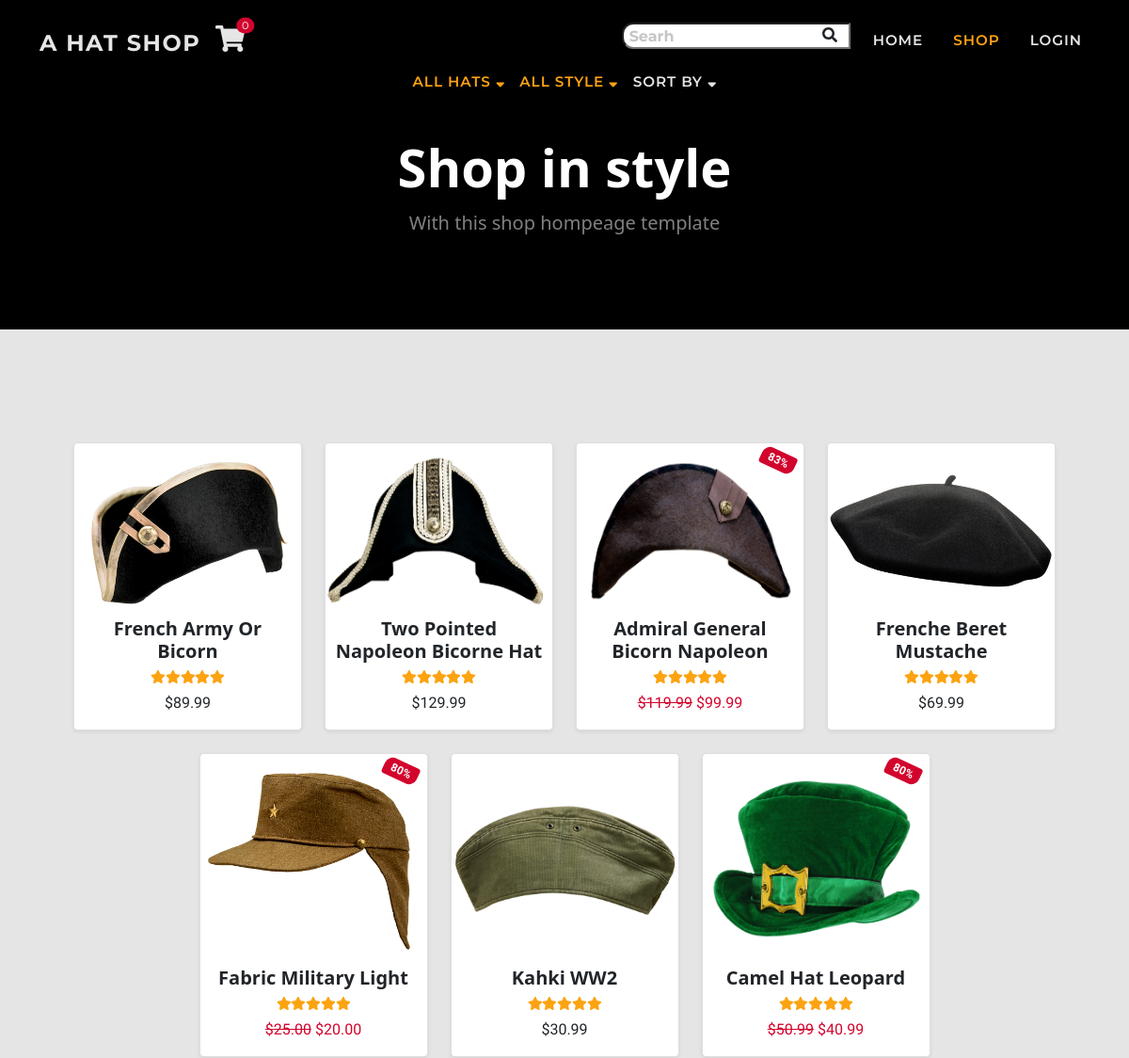
/shop/ (upper part), run on an earlier commit of the app's database.
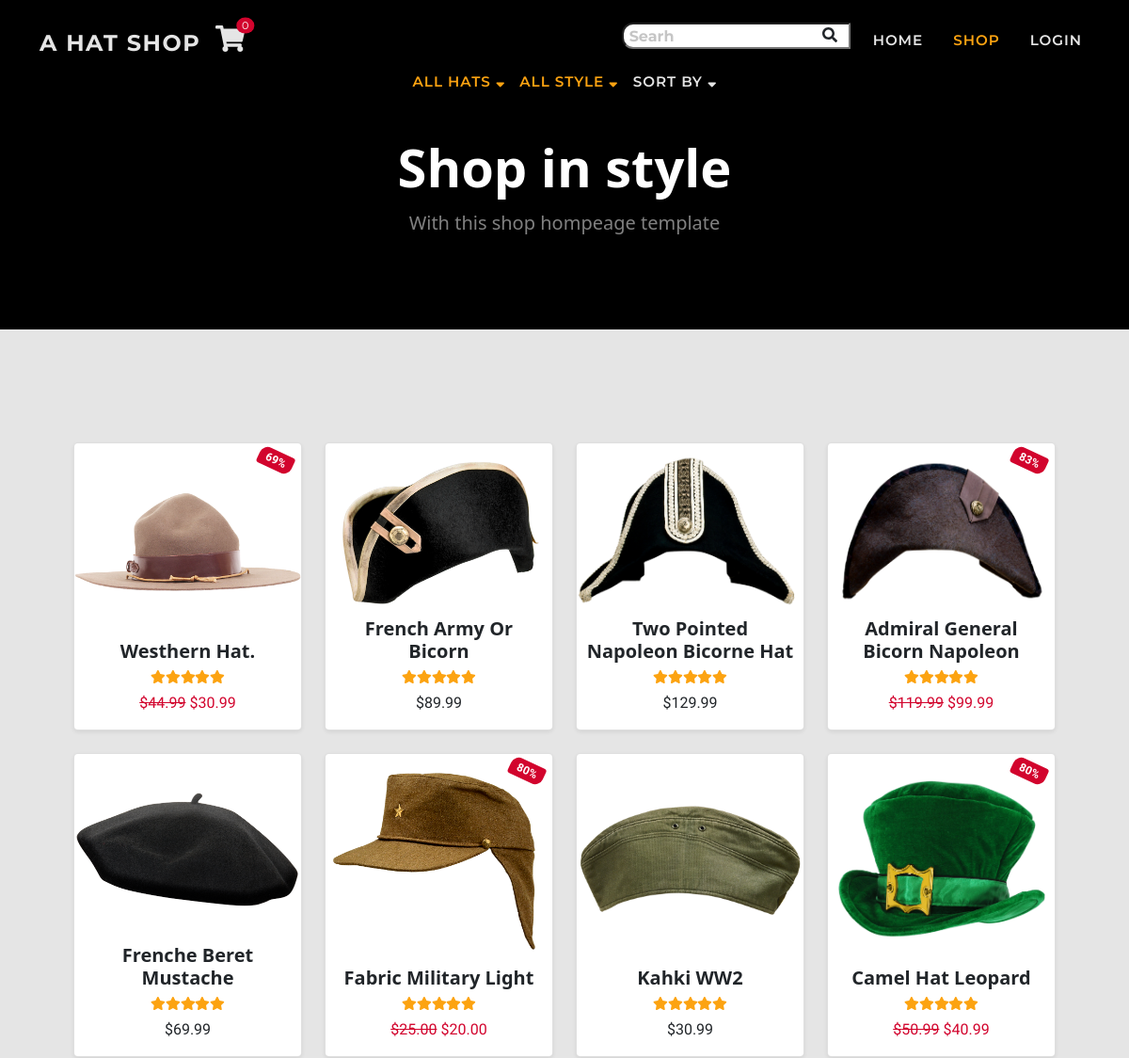
And on a later commit of the database.
### shop/models.py (models this page shows, shortened)
class Product(models.Model):
    sku = models.CharField(max_length=60)
    category = models.ForeignKey(
        'Category', null=True, blank=True,
        on_delete=models.SET_NULL)
    style = models.CharField(max_length=60)
    color = models.CharField(max_length=60)
    name = models.CharField(max_length=60)
    description = models.TextField(max_length=250)
    price = models.DecimalField(
        max_digits=6, decimal_places=2)
    image = models.ImageField(null=True, blank=True)
    sale = models.BooleanField(default=False)
    sale_price = models.DecimalField(
        max_digits=6, decimal_places=2,
        null=True, blank=True)
    item_count = models.IntegerField(
        blank=False, null=False, default=0)

### shop/views.py (the view, shortened to what this page needs)
# urls.py: path('shop/', include('shop.urls')),
def shop(request):
    products = Product.objects.all().order_by('-id')
    style_list = Product.objects.values('style').distinct()
    categories = Category.objects.all()
    category = 'all'
    sort_name = None
    sortkey = None
    style = 'all'
    query = 'None'
    shop = True
    context = {
        'style_list': style_list,
        'categories': categories,
        'sort_name': sort_name,
        'products': products,
        'sortkey': sortkey,
        'cat': category,
        'style': style,
        'shop': shop,
    }
    return render(request, 'shop/shop.html', context)

### cart/contexts.py (called while the page is built, shortened)
def cart_contents(request):
    cart_items = []
    total = 0
    item_count = 0
    cart = request.session.get('cart', {})
    if total < 50:
        delivery = total * Decimal(10 / 100)
        free_deivery = 50 * total
    else:
        delivery = 0
        free_deivery = 0
    grand_total = delivery + total
    context = {
        'cart_items': cart_items,
        'total': total,
        'item_count': item_count,
        'delivery': delivery,
        'free_deivery': free_deivery,
        'deivery_treshold': 10,
        'grand_total': grand_total,
    }
    return context

### shop/templates/shop/shop.html (shortened to what this page needs)
{% extends 'base.html' %}
{% load static %}
{% load thumbnail %}
{% block extr_nav %}
<li class="nav-item dropdown">
    <form class="form" method="GET" action="{% url 'shop' %}">
        <div class="input-group input-group-sm mb-3">
            <input type="text" class="search py-0" name="search" placeholder="Searh" aria-label="Search store">
            <div class="input-group-append">
                <button class="btn search-btn py-0" type="submit"><i class="fas fa-search"></i></button>
            </div>
        </div>
    </form>
</li>
{% endblock %}
{% block extr_nav_lg %}
<div class=" d-none d-md-block">
    <ul class="navbar-nav p-0 text-uppercase ms-auto py-lg-0">
        {% include 'includes/shop_nav.html' %}
    </ul>
</div>
{% endblock %}
{% block page_header %}
<header class="bg-black py-5">
    <div class="container px-4 px-lg-5 pt-5 my-5">
        <div class="text-center">
            <h1 class="display-4 text-white fw-bolder">Shop in style</h1>
            <p class="lead fw-normal text-white-50 mb-0">With this shop hompeage template</p>
        </div>
    </div>
</header>
{% endblock %}
{% block content %}
<section class="page-section">
    <div class="container mt-2 mt-sm-4 px-2 px-sm-4 px-lg-5">
        <div class="row gx-2 gx-sm-4 row-cols-2 row-cols-md-3 row-cols-xl-4 justify-content-center">
            {% for item in products %}
            <div class="col mb-2 mb-sm-4">
                <div class="card shadow-sm rounded-3 pt-2 justify-content-end h-100">
                    {% if item.sale %}
                    <div class="badge bg-danger text-white position-absolute numbers-font" style="top: 0.5rem; right: 0.5rem">
                        {% widthratio item.sale_price item.price 100 %}%
                    </div>
                    {% endif %}
                        <div class="h-100 d-flex align-items-center">
                            {% thumbnail item.image "250" as im %}
                            <img class="card-img-top" src="{{ im.url }}" alt="..." />
                            {% endthumbnail %}
                        </div>
                    <a class="card-img-overlay" href="{% url 'shop_item' item.id %}">
                    </a>
                    <div class="card-body p-2">
                        <div class="text-center align-items-end">
                            <h5 class="fw-bolder text-capitalize">{{ item.name }}</h5>
                            <a class="h-100 my-auto" href="{% url 'shop_item' item.id %}">
                            <div class="d-flex justify-content-center small text-warning mb-2">
                                <span class="fa fa-star checked"></span>
                                <span class="fa fa-star checked"></span>
                                <span class="fa fa-star checked"></span>
                                <span class="fa fa-star"></span>
                                <span class="fa fa-star"></span>
                            </div>
                        </a>
                            {% if item.sale %}
                            <span class="text-decoration-line-through text-danger numbers-font">${{ item.price }}</span>
                            <span class="text-danger numbers-font">${{ item.sale_price }} </span>
                            {% else %}
                            <span class="numbers-font">${{ item.price }} </span>
                            {% endif %}
                        </div>
                    </div>
                    <div class="card-footer pt-0 border-top-0 bg-transparent justify-self-end">
                    </div>
                </div>
            </div>
            {% endfor %}
        </div>
    </div>
</section>
{% endblock %}

### templates/base.html (shortened to what this page needs)
<!doctype html>
<html lang="en">
<head>
    {% load static %}
    {% block corecss %}
    <link rel="stylesheet" href="https://cdn.jsdelivr.net/npm/bootstrap@5.1.3/dist/css/bootstrap.min.css"
>
    <link href="{% static 'css/base.css' %}" rel="stylesheet" />
    {% endblock %}
</head>
<body>
    <nav class="navbar navbar-expand-md fixed-top flex-column" id="mainNav">
        <div class="container">
            <div><a class="navbar-brand" href="{% url 'home' %}">A hat Shop</a></div>
            <div class="nav-item ">
                <a class="position-relative cart" href="{% url 'cart' %}">
                    <i class="fas h3 fa-shopping-cart">
                    </i>
                    <span
                        class="cart-pill text-white position-absolute top-5 start-98 translate-middle bg-danger rounded-circle">
                        {{ item_count }}
                    </span>
                </a>
            </div>
            <div class="collapse navbar-collapse" id="navbarResponsive">
                <ul class="navbar-nav text-uppercase ms-auto py-1 py-lg-0">
                    {% block extr_nav %}
                    {% endblock %}
                    <li class="nav-item"><a class="nav-link {% if request.get_full_path == '/' %}disabled{% endif %}"
                            href="{% url 'home' %}">home</a></li>
                    <li class="nav-item"><a class="nav-link {% if shop %}disabled{% endif %}"
                            href="{% url 'shop' %}">shop</a></li>
                    {% if request.user.is_authenticated %}
                    {% if request.user.is_superuser %}
                    <li class="nav-item"><a
                            class="nav-link {% if request.get_full_path == '/shop/add/' %}disabled{% endif %}"
                            href="{% url 'add_item' %}">Add Items</a></li>
                    {% endif %}
                    <li class="nav-item"><a
                            class="nav-link {% if request.get_full_path == '/user/' %}disabled{% endif %}"
                            href="{% url 'user' %}">Profile</a></li>
                    <li class="nav-item"><a
                            class="nav-link {% if request.get_full_path == '/accounts/logout/' %}disabled{% endif %}"
                            href="{% url 'account_logout' %}">Logout</a></li>
                    {% else %}
                    <li class="nav-item"><a
                            class="nav-link {% if request.get_full_path == '/accounts/login/' %}disabled{% endif %}"
                            href="{% url 'account_login' %}">Login</a></li>
                    {% endif %}
                </ul>
            </div>
        </div>
        {% block extr_nav_lg %}
        {% endblock %}
    </nav>
    {% block page_header %}
    {% endblock %}
    {% block content %}
    {% endblock %}
</body>
</html>

### templates/includes/shop_nav.html (shortened to what this page needs)
<li class="nav-item py-2 dropdown">
        <div class="drop-link dropdown orange" href="#" id="cat" role="button"
                data-bs-toggle="dropdown" aria-expanded="false">
                {% if cat and cat != 'None' %}{{ cat }} hats{% else %}All Hats{% endif %} <i class="fas fa-sort-down"></i>
        </div>
</li>
<li class="nav-item py-2 dropdown">
        <div class="drop-link dropdown {% if style and style != 'None' %}orange{% endif %}" href="#" id="style" role="button"
                data-bs-toggle="dropdown" aria-expanded="false">
                {% if style and style != 'None' %}{{ style }} style{% else %}Sellect Style{% endif %} <i class="fas fa-sort-down"></i>
        </div>
</li>
<li class="nav-item py-2 dropdown">
        <div class="drop-link dropdown {% if sortkey and sortkey != 'None' %}orange{% endif %}" href="#" id="sort" role="button"
                data-bs-toggle="dropdown" aria-expanded="false">
                {% if sortkey and sortkey != 'None' %}{{ sort_name }}{% else %}Sort By{% endif %} <i class="fas fa-sort-down"></i>
        </div>
</li>

### static/css/base.css (style rules this page uses)
:root { --bs-warning: #fca311; --bs-white: #ffffff; --bs-gray: #292929; --bs-light: #e5e5e5; --bs-dark: #000000; --bs-danger: #d2042d; --bs-success: #6a994e; --bs-primary: #292929; --bs-secondary: rgb(229, 229, 229); --bs-primary-rgb: 41, 41, 41; --bs-secondary-rgb: 229, 229, 229; --bs-warning-rgb: 252, 163, 17; --bs-success-rgb: 106, 153, 78; --bs-danger-rgb: 210, 4, 45; --bs-white-rgb: 255, 255, 255; --bs-light-rgb: 229, 229, 229; --bs-dark-rgb: 0, 0, 0; }
html { scroll-padding-top: 4.5rem; }
body { position: relative; overflow-x: hidden; background-color: #e5e5e5; }
p { line-height: 1.75; }
.page-section { padding: 6rem 0; }
@media (min-width: 768px) { section { padding: 9rem 0; } }
.btn { font-family: "Montserrat", -apple-system, BlinkMacSystemFont, "Segoe UI", Roboto, "Helvetica Neue", Arial, sans-serif, "Apple Color Emoji", "Segoe UI Emoji", "Segoe UI Symbol", "Noto Color Emoji"; font-weight: 700; letter-spacing: .06rem; }
#mainNav { padding-top: 1rem; padding-bottom: 1rem; background-color: #000000; }
#mainNav .navbar-brand { font-family: "Montserrat", -apple-system, BlinkMacSystemFont, "Segoe UI", Roboto, "Helvetica Neue", Arial, sans-serif, "Apple Color Emoji", "Segoe UI Emoji", "Segoe UI Symbol", "Noto Color Emoji"; font-weight: 700; letter-spacing: 0.0625em; text-transform: uppercase; }
.drop-link, .drop-link, .nav-item .nav-link { font-family: "Montserrat", -apple-system, BlinkMacSystemFont, "Segoe UI", Roboto, "Helvetica Neue", Arial, sans-serif, "Apple Color Emoji", "Segoe UI Emoji", "Segoe UI Symbol", "Noto Color Emoji"; font-size: 0.95rem; color: #e5e5e5; font-weight: 600; letter-spacing: 0.0625em; }
.search { padding-left: 6px; border-radius: 12px; }
.search-btn { border-radius: 0px; margin-left: -42px; }
.cart-pill { font-family: "Montserrat", -apple-system, BlinkMacSystemFont, "Segoe UI", Roboto, "Helvetica Neue", Arial, sans-serif, "Apple Color Emoji", "Segoe UI Emoji", "Segoe UI Symbol", "Noto Color Emoji"; font-size: .7rem; margin: 0; padding: 0 6px; }
.cart, .drop-link, .dropdown-item, .navbar-brand, .navbar-toggler { color: #e5e5e5; transition: color 0.2s ease-in-out; }
.cart:hover, .cart:active, .drop-link:hover, .navbar-brand:hover, .nav-item .disabled, .nav-item .nav-link.active, .nav-item .nav-link:hover { color: #fca311; }
.orange { color: #fca311 !important; }
@media (min-width: 992px) { #mainNav { padding-top: 1.5rem; padding-bottom: 1.5rem; border: none; background-color: transparent; transition: padding-top 0.3s ease-in-out, padding-bottom 0.3s ease-in-out; } }
@media (min-width: 992px) { #mainNav .navbar-brand { font-size: 1.5em; transition: font-size 0.3s ease-in-out; } }
@media (min-width: 992px) { #mainNav .navbar-nav .nav-item { margin-right: 1rem; } }
@media (min-width: 992px) { #mainNav .navbar-nav .nav-item:last-child { margin-right: 0; } }
.card-body { flex: 0 1 auto; padding: 1rem 1rem; }
.cart-conteiner .badge, .item .badge, .card .badge { transform: rotate(25deg); border-radius: 9px 3px; }
.numbers-font { font-family: 'Itim', cursive; }

What changed in the data, as far as the page shows it:
added Product: sale_price+price "69", shows a picture, name "Westhern Hat.", price "44.99", sale_price "30.99"
